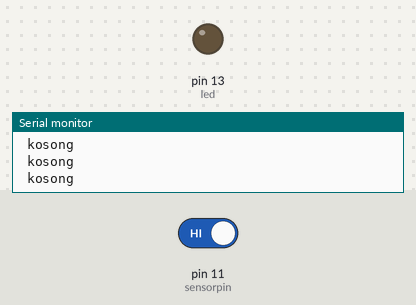
Bench run of a sketch on a simulated Arduino Uno, built with avr-gcc and run on an emulated ATmega328P. Parts: output pins drawn as LEDs (lit = HIGH), the last lines printed to the serial monitor. The inputs (shaded band) are chosen by the test bench; at power-on: pin 11 (sensorpin) HIGH.

Above: at 2.8 s.
2.9 s: pin 11 (sensorpin) driven LOW
At 3.5 s:
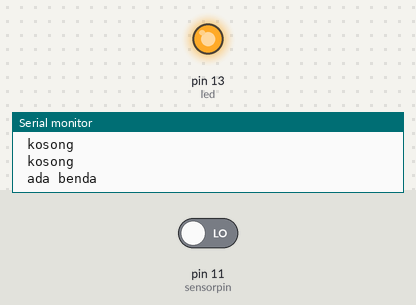
4.5 s: pin 11 (sensorpin) driven HIGH
At 6.3 s:
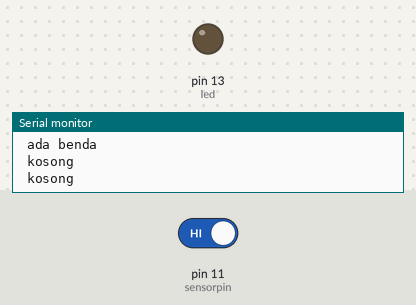
Timing chart, 0 to 7.8 s (numbered marks = the images above; inputs shaded):
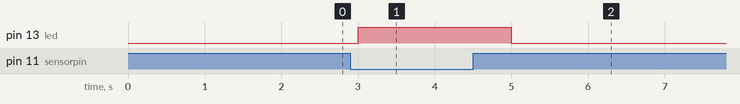

Measured:
- after the input at 2.9 s, pin 13 (led): LOW → HIGH after 0.10 s
- after the input at 4.5 s, pin 13 (led): HIGH → LOW after 0.50 s

The sketch:

infrared.ino
```cpp
int led = 13;
int sensorpin = 11;
int sensor = HIGH;

void setup(){
  pinMode( led , OUTPUT);
  pinMode(sensorpin , INPUT);
  Serial.begin(9600);

}

void loop(){
  sensor = digitalRead(sensorpin);
  if (sensor == LOW){
    Serial.println(" ada benda");
    digitalWrite(led, HIGH);
  } else {
    Serial.println(" kosong");
    digitalWrite( led, LOW);
  }
  delay(1000);
}
```
